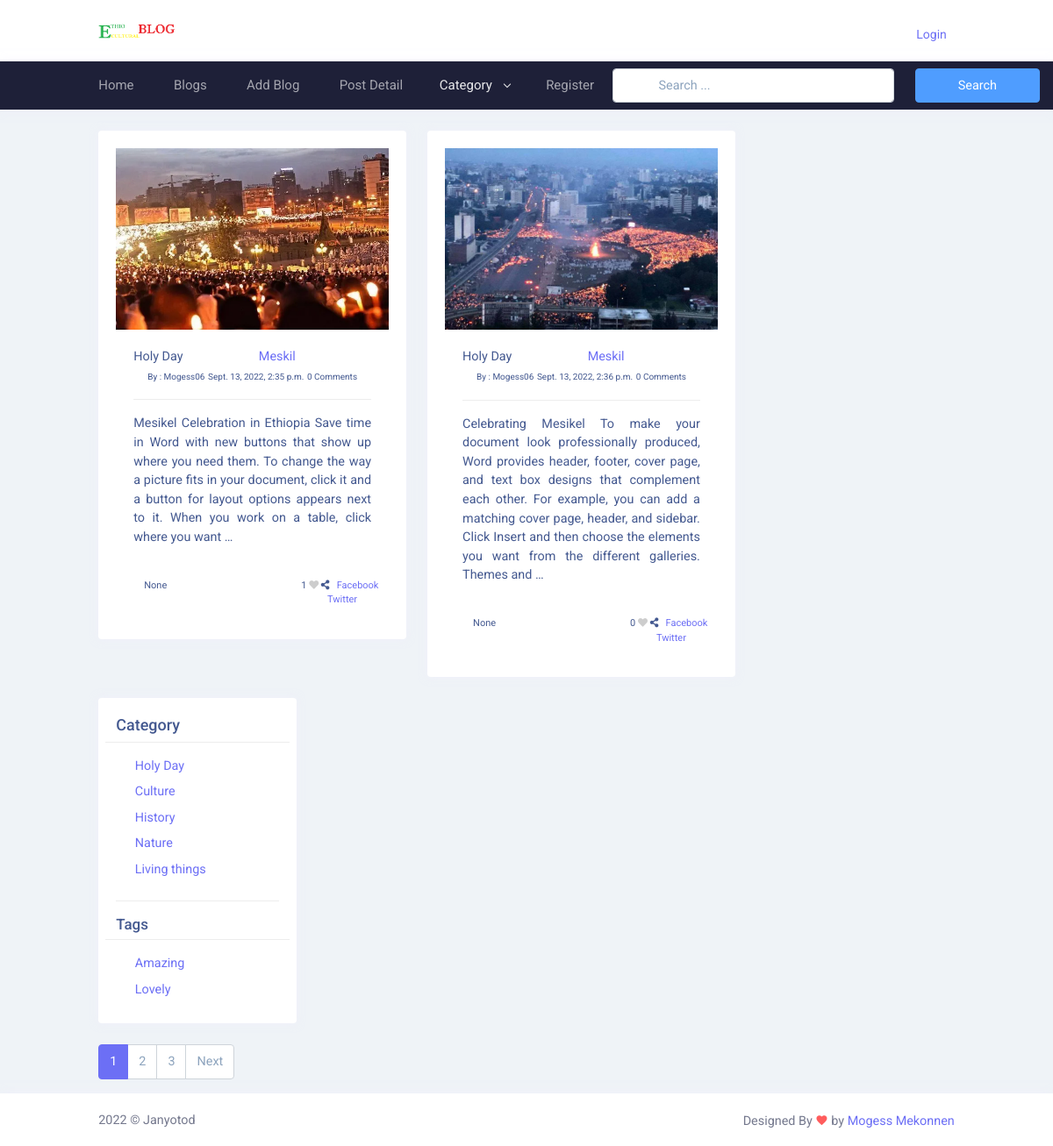
Screenshot of /category_blogs/holy-day/ with the database file from the repository.
### blog/models.py (models this page shows, shortened)
class Blog(models.Model):
    user = models.ForeignKey(
        User,
        related_name='user_blogs',
        on_delete=models.CASCADE,
    )
    category = models.ForeignKey(
        Category,
        related_name='Category_blogs',
        on_delete=models.CASCADE,
    )
    likes = models.ManyToManyField(
        User,
        related_name='user_likes',
        blank=True,
        )
    tags = models.ManyToManyField(
        Tag,
        related_name='tag_blogs',
        blank=True
    )
    title = models.CharField(
        max_length=250
    )
    slug = models.SlugField(null=True, blank=True)
    banner = models.ImageField(upload_to='blog_banner')
    description = models.TextField()
    created_date = models.DateTimeField(auto_now_add=True)

class Category(models.Model):
    title = models.CharField(max_length=150, unique=True)
    slug = models.SlugField(null=True, blank=True)
    create_date = models.DateField(auto_now_add=True)

class  Tag(models.Model):
    title = models.CharField(max_length=150)
    slug = models.SlugField(null=True, blank=True)
    create_date = models.DateField(auto_now_add=True)

### user_profile/models.py (models this page shows, shortened)
class User(AbstractUser):
    email = models.EmailField(
        max_length=150,
        unique=True,
        error_messages={
            "unique": "The email must be unique"
        }
    )
    profile_image = models.ImageField(
        null=True,
        blank=True,
        upload_to="profile_images"
    )
    REQUIRED_FIELDS = ["email"]
    objects = CustomUserManager()

### blog/views.py (the view)
# urls.py: path('category_blogs/<str:slug>/', category_blogs, name='category_blogs'),
def category_blogs(request, slug):
    category = get_object_or_404(Category, slug=slug)
    queryset = category.Category_blogs.all()
    tags = Tag.objects.order_by('-create_date')[:5]
    page = request.GET.get('page', 1)
    paginator = Paginator(queryset, 2)
    all_blogs = Blog.objects.order_by('-created_date')[:5]
    try:
        blogs = paginator.page(page)
    except EmptyPage:
        blogs = paginator.page(1)
    except PageNotAnInteger:
         blogs = paginator.page(1)
    context = {
        "blogs": blogs,
        "tags": tags,
        "all_blogs":all_blogs
    }
    return render(request, 'category_blogs.html', context)

### blog/context_processors.py (called while the page is built)
def get_all_category(request):
    categories = Category.objects.all()
    context = {
        "Categories": categories
    }
    return context

### templates/category_blogs.html (shortened to what this page needs)
{% extends 'base.html'%}
{% load static %}
{% block content %}
<div class="main-content">
  <div class="page-content">
    <div class="container-fluid">
      <div class="row">
        <div class="col-xl-9 col-sm-6">
          <div class="row">
            {% for blog in blogs %}
            <div class="col-xl-6">
              <div class="card">
                <div class="card-body">
                  <div class="text-center">{% include 'blog_card.html' %}</div>
                </div>
              </div>
              {% endfor %}
            </div>
          </div>
          {% include 'right_sidebar.html' %}
          <div class="col-12" style="text-align: center">
            {% include 'pagination.html' %}
          </div>
        </div>
        {% endblock content %}

### templates/blog_card.html
{% load static %}
      <div>
        <img
          src="{{blog.banner.url}}"
          class="img-fluid"
          alt="Responsive image"
        />
      </div>
      <div class="card-body">
        <span class="float-lg-start" >{{blog.category.title}}</span>
        <a class="float-lg-center"  href="{% url 'blog_details' blog.slug %}" >{{blog.title}}</a>
        <br />
        <span style="font-size: 10px"
          >By : {{blog.user.username}}</span
        >
        <span style="font-size: 10px">{{blog.created_date}}</span>
        <span style="font-size: 10px"
          >{{blog.blog_comments.all.count}} Comments</span
        >
        <hr />
        <p style="text-align: justify">{{blog.description|truncatewords:50}}</p>
      </div>
      <div class="row"  style="font-size:11px">
        <div class="col-6">
          <ul class="post-tags float-lg-start">
            {% if blog.tags.all.count > 0 %}
            {% for tags in blog.tags.all %}
            <li class="fa fa-tags" >
              &nbsp; <a href="#">{{tags.title }}</a>
            </li>
            {% endfor %} {% else %} None {% endif %}
          </ul>
        </div>
        <div class="col-6">
           <ul class="post-share">
              <span id="like_count">{{blog.likes.count}}</span>
              {% if liked_by %}
              <a class="fa fa-heart" id="like-icon" data-blog="{{blog.id}}" href="javascript:void(0);" ></a>
                {% else %}
                  <a class="fa fa-heart empty-heart" href="javascript:void(0);" id="like-icon" data-blog="{{blog.id}}" ></a
              >
              {% endif %}
              <li class="fa fa-share-alt"></li>
              <a href="">&nbsp;&nbsp;Facebook</a>
              <a href="">&nbsp;&nbsp;Twitter</a>
            </ul>
        </div>
      </div>
    </div>

### templates/right_sidebar.html
<div class="col-xl-3 col-sm-6" style="width: 250px">
  <div class="card">
    <div class="card-body">
      <div class="row">
        <h4 class="form-label h5">Category</h4>
        <hr />
        {% for category in Categories %}
        <div class="d-flex flex-wrap gap-3">
          <div class="form-check mb-2">
            <a href="{% url 'category_blogs' category.slug %}"
              >{{category.title}}</a
            >
          </div>
        </div>
        {% endfor %}
      </div>
      <hr />
      <div class="row">
        <h4 class="card-title">Tags</h4>
        <hr />
        {% for tag in tags %}
        <div class="d-flex flex-wrap gap-3">
          <div class="form-check mb-2">
            <a href="{% url 'tag_blogs' tag.slug %}">{{tag.title}}</a>
          </div>
        </div>
        {% endfor %}
      </div>
    </div>
  </div>
</div>

### assets/css/main.css (style rules this page uses)
.empty-heart { color:#CDCDCD !important; }
.fa-heart { color:crimson; }

### rows the page displays
Blog: banner (picture), category "Holy Day", title "Meskil", user.username "Mogess06", created_date "Sept. 13, 2022, 2:35 p.m.", blog_comments.all.count "0", description "Mesikel Celebration in Ethiopia Save time in Word with new buttons that show up where you need them. To change the way a picture fits in your document, click it and a button for layout options appears next to it. When you work on a table, click where you want …", shows "None", likes.count "1"
Blog: banner (picture), category "Holy Day", title "Meskil", user.username "Mogess06", created_date "Sept. 13, 2022, 2:36 p.m.", blog_comments.all.count "0", description "Celebrating Mesikel To make your document look professionally produced, Word provides header, footer, cover page, and text box designs that complement each other. For example, you can add a matching cover page, header, and sidebar. Click Insert and then choose the elements you want from the different galleries. Themes and …", shows "None", likes.count "0"
Category: title "Holy Day"
Category: title "Culture"
Category: title "History"
Category: title "Nature"
Category: title "Living things"
Tag: title "Amazing"
Tag: title "Lovely"

### other values shown
{{ page }} "1"
{{ page }} "2" "3"
